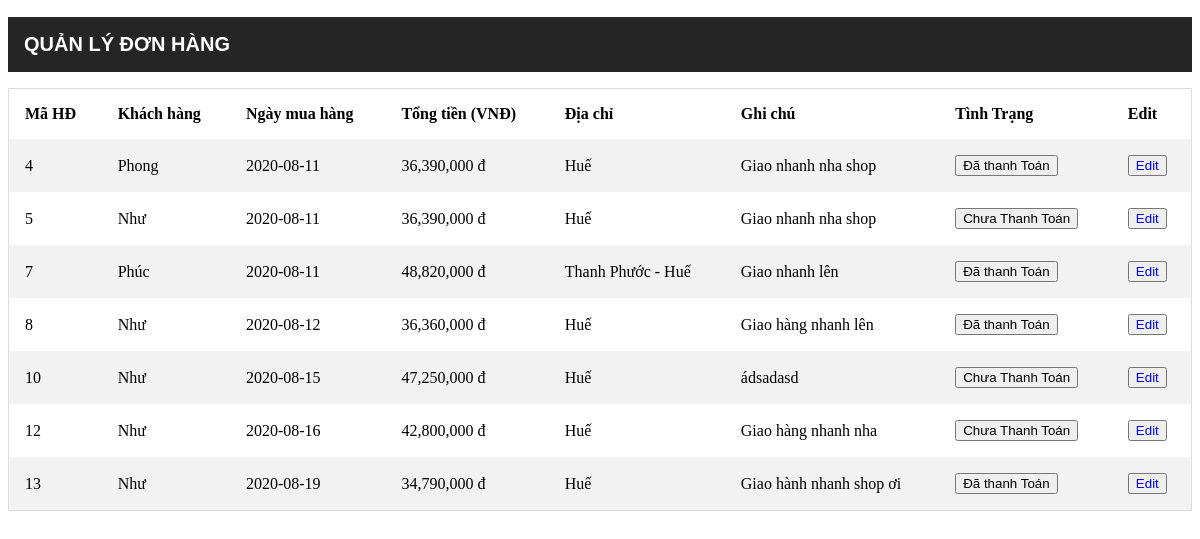
The page /view-order.php on the database its author committed.
### tables this page shows
CREATE TABLE `hoadon` (
  `maHD` int(11) NOT NULL,
  `tongTien` int(11) NOT NULL,
  `ngayMua` date NOT NULL,
  `ghichu` varchar(50) NOT NULL,
  `tinhTrang` int(11) NOT NULL,
  `maKH` int(11) NOT NULL
);

CREATE TABLE `khachhang` (
  `maKH` int(11) NOT NULL,
  `tenKH` varchar(50) NOT NULL,
  `username` varchar(50) NOT NULL,
  `password` varchar(50) NOT NULL,
  `soDT` varchar(20) NOT NULL,
  `email` varchar(20) NOT NULL,
  `diaChi` varchar(50) NOT NULL,
  `role` int(11) NOT NULL DEFAULT 0
);

### view-order.php (the view, shortened to what this page needs)
<!DOCTYPE html>
<html>
<head>
</head>
<body>
        <?php
            require_once ('connect.php');
            $sql = "SELECT * FROM hoadon JOIN khachhang ON hoadon.maKH = khachhang.maKH";
            $result = $db -> query($sql);
        ?>
<h2>QUẢN LÝ ĐƠN HÀNG</h2>
<table>
    <tr>
        <th>Mã HĐ</th>
        <th>Khách hàng</th>
        <th>Ngày mua hàng</th>
        <th>Tổng tiền (VNĐ)</th>
        <th>Địa chỉ</th>
        <th>Ghi chú</th>
        <th>Tình Trạng</th>
        <th>Edit</th>
    </tr>
    <?php
        while($rs = $result ->fetch()){
        ?>
        <tr>
            <td><?php echo $rs['maHD'] ?></td>
            <td><?php echo $rs['tenKH'] ?></td>
            <td><?php echo $rs['ngayMua'] ?></td>
            <td><?php echo number_format($rs['tongTien']) ?> đ</td>
            <td><?php echo $rs['diaChi'] ?></td>
            <td><?php echo $rs['ghichu']?></td>
            <td>
             <input type="submit" name ="submit" value ="<?php if(isset($rs['tinhTrang'])){
                   if($rs['tinhTrang'] == 0){
                       echo 'Chưa Thanh Toán';
                   }else{
                       echo 'Đã thanh Toán';
                   }
               } ?>">
            </td>
            <td><button><a href="edit-view-order.php?maHD=<?php echo $rs['maHD'] ?>">Edit</a></button></td>
        </tr>
        <?php } ?>
</table>
</body>
</html>

### view-order.php (style rules this page uses)
table { border-collapse: collapse; border-spacing: 0; width: 100%; border: 1px solid #ddd; }
th, td { text-align: left; padding: 16px; }
tr:nth-child(even) { background-color: #f2f2f2; }
h2 { padding: 15px; border: 1px solid #252525; background-color: #252525; color: #fff; font-family: Arial, Helvetica, sans-serif; font-size: 20px; }
a { text-decoration: none; }

### rows shown on the page
hoadon: maHD "4", maKH.tenKH "Phong", ngayMua "2020-08-11", tongTien "36,390,000", maKH.diaChi "Huế", ghichu "Giao nhanh nha shop", submit "Đã thanh Toán"
hoadon: maHD "5", maKH.tenKH "Như", ngayMua "2020-08-11", tongTien "36,390,000", maKH.diaChi "Huế", ghichu "Giao nhanh nha shop", submit "Chưa Thanh Toán"
hoadon: maHD "7", maKH.tenKH "Phúc", ngayMua "2020-08-11", tongTien "48,820,000", maKH.diaChi "Thanh Phước - Huế", ghichu "Giao nhanh lên", submit "Đã thanh Toán"
hoadon: maHD "8", maKH.tenKH "Như", ngayMua "2020-08-12", tongTien "36,360,000", maKH.diaChi "Huế", ghichu "Giao hàng nhanh lên", submit "Đã thanh Toán"
hoadon: maHD "10", maKH.tenKH "Như", ngayMua "2020-08-15", tongTien "47,250,000", maKH.diaChi "Huế", ghichu "ádsadasd", submit "Chưa Thanh Toán"
hoadon: maHD "12", maKH.tenKH "Như", ngayMua "2020-08-16", tongTien "42,800,000", maKH.diaChi "Huế", ghichu "Giao hàng nhanh nha", submit "Chưa Thanh Toán"
hoadon: maHD "13", maKH.tenKH "Như", ngayMua "2020-08-19", tongTien "34,790,000", maKH.diaChi "Huế", ghichu "Giao hành nhanh shop ơi", submit "Đã thanh Toán"
